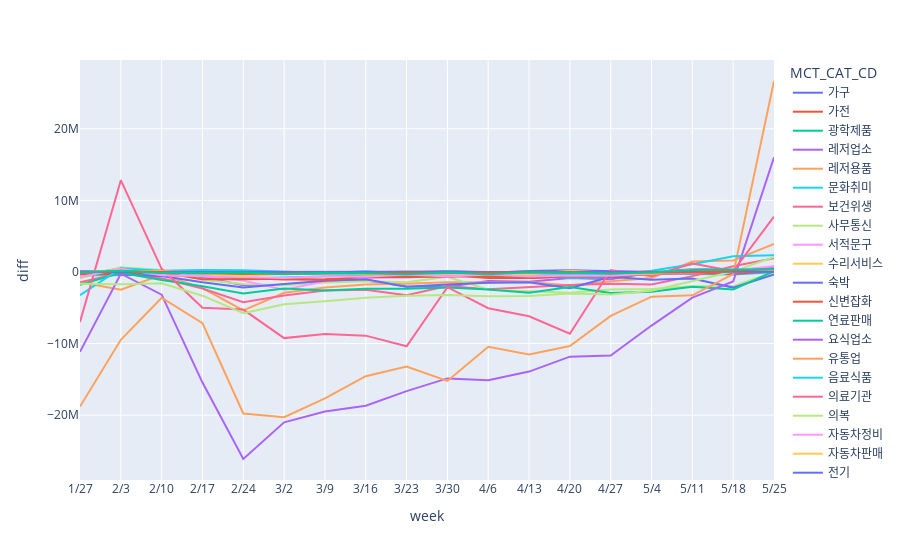

Write notebook code for a chart like this one.
### Code cell
fig = px.line(total_diff2, x="week", y="diff", color='MCT_CAT_CD')

fig.update_layout(
    xaxis = dict(
        tickmode = 'array',
        tickvals = np.arange(0, len(test2)),
        ticktext = test2
    )
)
fig.show()

### Figure 1 — Plotly figure (JSON) as saved in the notebook; plotly's stock layout.template omitted (floating-point values rounded to 4 significant figures)
{"data": [{"hovertemplate": "MCT_CAT_CD=가구<br>week=%{x}<br>diff=%{y}<extra></extra>", "legendgroup": "가구", "line": {"color": "#636efa", "dash": "solid"}, "mode": "lines", "name": "가구", "orientation": "v", "showlegend": true, "type": "scatter", "x": [5, 6, 7, 8, 9, 10, 11, 12, 13, 14, 15, 16, 17, 18, 19, 20, 21, 22], "xaxis": "x", "y": [111187, 127433, 115650, -117208, -220387, -23848, -169716, -212750, -39756, 145405, -151986, 134656, 229043, 99781, -14793, 385670, 300760, 510086], "yaxis": "y"}, {"hovertemplate": "MCT_CAT_CD=가전<br>week=%{x}<br>diff=%{y}<extra></extra>", "legendgroup": "가전", "line": {"color": "#EF553B", "dash": "solid"}, "mode": "lines", "name": "가전", "orientation": "v", "showlegend": true, "type": "scatter", "x": [5, 6, 7, 8, 9, 10, 11, 12, 13, 14, 15, 16, 17, 18, 19, 20, 21, 22], "xaxis": "x", "y": [-288983, -226911, -437793, -649619, -904214, -1035874, -1002132, -834455, -479333, -438678, -846093, -841457, -639129, -234612, -306650, -44830, 22582, 178050], "yaxis": "y"}, {"hovertemplate": "MCT_CAT_CD=광학제품<br>week=%{x}<br>diff=%{y}<extra></extra>", "legendgroup": "광학제품", "line": {"color": "#00cc96", "dash": "solid"}, "mode": "lines", "name": "광학제품", "orientation": "v", "showlegend": true, "type": "scatter", "x": [5, 6, 7, 8, 9, 10, 11, 12, 13, 14, 15, 16, 17, 18, 19, 20, 21, 22], "xaxis": "x", "y": [3124, -70075, -86882, -242080, -357230, -262563, -229683, -143321, -409670, 60926, -60672, 55812, -210523, -241818, 7783, 1040, -232816, 19121], "yaxis": "y"}, {"hovertemplate": "MCT_CAT_CD=레저업소<br>week=%{x}<br>diff=%{y}<extra></extra>", "legendgroup": "레저업소", "line": {"color": "#ab63fa", "dash": "solid"}, "mode": "lines", "name": "레저업소", "orientation": "v", "showlegend": true, "type": "scatter", "x": [5, 6, 7, 8, 9, 10, 11, 12, 13, 14, 15, 16, 17, 18, 19, 20, 21, 22], "xaxis": "x", "y": [-444323, 524724, -117169, -707834, -1857542, -1793297, -1364792, -1202537, -2018447, -2068745, -1266039, -1381503, -854330, -1023151, -24441, -75207, -285348, 767917], "yaxis": "y"}, {"hovertemplate": "MCT_CAT_CD=레저용품<br>week=%{x}<br>diff=%{y}<extra></extra>", "legendgroup": "레저용품", "line": {"color": "#FFA15A", "dash": "solid"}, "mode": "lines", "name": "레저용품", "orientation": "v", "showlegend": true, "type": "scatter", "x": [5, 6, 7, 8, 9, 10, 11, 12, 13, 14, 15, 16, 17, 18, 19, 20, 21, 22], "xaxis": "x", "y": [-1440282, -2465272, -402523, -2243492, -5370913, -2914368, -2169969, -1743699, -1641864, -1429209, -1476488, -1411388, -1897487, -1290939, -840965, 1457674, 1604504, 3932281], "yaxis": "y"}, {"hovertemplate": "MCT_CAT_CD=문화취미<br>week=%{x}<br>diff=%{y}<extra></extra>", "legendgroup": "문화취미", "line": {"color": "#19d3f3", "dash": "solid"}, "mode": "lines", "name": "문화취미", "orientation": "v", "showlegend": true, "type": "scatter", "x": [5, 6, 7, 8, 9, 10, 11, 12, 13, 14, 15, 16, 17, 18, 19, 20, 21, 22], "xaxis": "x", "y": [-476547, -469111, -379300, -587143, -965054, -783278, -670713, -463407, -563584, -369792, -381400, -438002, -805299, -721311, -219859, -272296, -350606, -28673], "yaxis": "y"}, {"hovertemplate": "MCT_CAT_CD=보건위생<br>week=%{x}<br>diff=%{y}<extra></extra>", "legendgroup": "보건위생", "line": {"color": "#FF6692", "dash": "solid"}, "mode": "lines", "name": "보건위생", "orientation": "v", "showlegend": true, "type": "scatter", "x": [5, 6, 7, 8, 9, 10, 11, 12, 13, 14, 15, 16, 17, 18, 19, 20, 21, 22], "xaxis": "x", "y": [-1437962, -157364, -884317, -2299380, -4217727, -3300864, -2605850, -2478281, -3237326, -1976876, -2402963, -2074671, -1825186, -1657565, -1759587, -578466, 807856, 1929494], "yaxis": "y"}, {"hovertemplate": "MCT_CAT_CD=사무통신<br>week=%{x}<br>diff=%{y}<extra></extra>", "legendgroup": "사무통신", "line": {"color": "#B6E880", "dash": "solid"}, "mode": "lines", "name": "사무통신", "orientation": "v", "showlegend": true, "type": "scatter", "x": [5, 6, 7, 8, 9, 10, 11, 12, 13, 14, 15, 16, 17, 18, 19, 20, 21, 22], "xaxis": "x", "y": [-887131, 665112, 283432, -1078088, -1689319, -1854430, -1455038, -1296789, -1430505, -659018, -2490556, -2694359, -2894468, -2461213, -2383256, -1999732, -1987596, -23894], "yaxis": "y"}, {"hovertemplate": "MCT_CAT_CD=서적문구<br>week=%{x}<br>diff=%{y}<extra></extra>", "legendgroup": "서적문구", "line": {"color": "#FF97FF", "dash": "solid"}, "mode": "lines", "name": "서적문구", "orientation": "v", "showlegend": true, "type": "scatter", "x": [5, 6, 7, 8, 9, 10, 11, 12, 13, 14, 15, 16, 17, 18, 19, 20, 21, 22], "xaxis": "x", "y": [-418014, 347834, -376119, -554452, -1210855, -2471672, -1301028, -809211, -823679, -431754, -351228, -430609, -64933, -280605, -140, -16352, 772, 406764], "yaxis": "y"}, {"hovertemplate": "MCT_CAT_CD=수리서비스<br>week=%{x}<br>diff=%{y}<extra></extra>", "legendgroup": "수리서비스", "line": {"color": "#FECB52", "dash": "solid"}, "mode": "lines", "name": "수리서비스", "orientation": "v", "showlegend": true, "type": "scatter", "x": [5, 6, 7, 8, 9, 10, 11, 12, 13, 14, 15, 16, 17, 18, 19, 20, 21, 22], "xaxis": "x", "y": [-72264, 154434, 7907, -64777, -78634, -292665, -1834, -70949, 140300, 41152, 60731, -17002, -121296, -107393, 52778, 147548, 64242, 127828], "yaxis": "y"}, {"hovertemplate": "MCT_CAT_CD=숙박<br>week=%{x}<br>diff=%{y}<extra></extra>", "legendgroup": "숙박", "line": {"color": "#636efa", "dash": "solid"}, "mode": "lines", "name": "숙박", "orientation": "v", "showlegend": true, "type": "scatter", "x": [5, 6, 7, 8, 9, 10, 11, 12, 13, 14, 15, 16, 17, 18, 19, 20, 21, 22], "xaxis": "x", "y": [-128516, -382808, -562557, -1435142, -2173390, -1667320, -1222206, -1019474, -2059199, -1757075, -1507284, -1434409, -2262574, -658825, -1082431, -901282, -2184104, -339949], "yaxis": "y"}, {"hovertemplate": "MCT_CAT_CD=신변잡화<br>week=%{x}<br>diff=%{y}<extra></extra>", "legendgroup": "신변잡화", "line": {"color": "#EF553B", "dash": "solid"}, "mode": "lines", "name": "신변잡화", "orientation": "v", "showlegend": true, "type": "scatter", "x": [5, 6, 7, 8, 9, 10, 11, 12, 13, 14, 15, 16, 17, 18, 19, 20, 21, 22], "xaxis": "x", "y": [-283181, -267799, -89947, -1018251, -1021970, -942092, -1115806, -667396, -694139, -659592, -516748, -844695, -588045, -623671, -317070, -145220, -288283, 113817], "yaxis": "y"}, {"hovertemplate": "MCT_CAT_CD=연료판매<br>week=%{x}<br>diff=%{y}<extra></extra>", "legendgroup": "연료판매", "line": {"color": "#00cc96", "dash": "solid"}, "mode": "lines", "name": "연료판매", "orientation": "v", "showlegend": true, "type": "scatter", "x": [5, 6, 7, 8, 9, 10, 11, 12, 13, 14, 15, 16, 17, 18, 19, 20, 21, 22], "xaxis": "x", "y": [-1779392, -103549, -1127708, -1988438, -2995884, -2313138, -2586839, -2337167, -2334798, -2154457, -2440562, -2913877, -2102367, -2939046, -2777717, -2066211, -2454543, 103849], "yaxis": "y"}, {"hovertemplate": "MCT_CAT_CD=요식업소<br>week=%{x}<br>diff=%{y}<extra></extra>", "legendgroup": "요식업소", "line": {"color": "#ab63fa", "dash": "solid"}, "mode": "lines", "name": "요식업소", "orientation": "v", "showlegend": true, "type": "scatter", "x": [5, 6, 7, 8, 9, 10, 11, 12, 13, 14, 15, 16, 17, 18, 19, 20, 21, 22], "xaxis": "x", "y": [-11153148, -247275, -3168656, -15450529, -26124364, -21004826, -19497317, -18693290, -16645021, -14866225, -15139560, -13912293, -11825844, -11662262, -7484443, -3588956, -1333327, 16009090], "yaxis": "y"}, {"hovertemplate": "MCT_CAT_CD=유통업<br>week=%{x}<br>diff=%{y}<extra></extra>", "legendgroup": "유통업", "line": {"color": "#FFA15A", "dash": "solid"}, "mode": "lines", "name": "유통업", "orientation": "v", "showlegend": true, "type": "scatter", "x": [5, 6, 7, 8, 9, 10, 11, 12, 13, 14, 15, 16, 17, 18, 19, 20, 21, 22], "xaxis": "x", "y": [-18802479, -9468995, -3592701, -7143528, -19771262, -20287592, -17664072, -14553791, -13204202, -15218102, -10446053, -11515797, -10349715, -6136349, -3450724, -3268825, -305007, 26672990], "yaxis": "y"}, {"hovertemplate": "MCT_CAT_CD=음료식품<br>week=%{x}<br>diff=%{y}<extra></extra>", "legendgroup": "음료식품", "line": {"color": "#19d3f3", "dash": "solid"}, "mode": "lines", "name": "음료식품", "orientation": "v", "showlegend": true, "type": "scatter", "x": [5, 6, 7, 8, 9, 10, 11, 12, 13, 14, 15, 16, 17, 18, 19, 20, 21, 22], "xaxis": "x", "y": [-3252862, 506851, 180623, 283489, 249937, 15806, -147465, 85588, -206656, 84694, -29211, -221139, -265028, -418114, 160517, 1089024, 2203755, 2327961], "yaxis": "y"}, {"hovertemplate": "MCT_CAT_CD=의료기관<br>week=%{x}<br>diff=%{y}<extra></extra>", "legendgroup": "의료기관", "line": {"color": "#FF6692", "dash": "solid"}, "mode": "lines", "name": "의료기관", "orientation": "v", "showlegend": true, "type": "scatter", "x": [5, 6, 7, 8, 9, 10, 11, 12, 13, 14, 15, 16, 17, 18, 19, 20, 21, 22], "xaxis": "x", "y": [-6976936, 12821060, 436471, -4985680, -5257384, -9238601, -8666713, -8895641, -10379582, -2127047, -5068047, -6180817, -8621681, 266378, -594320, 1179755, 122720, 7729213], "yaxis": "y"}, {"hovertemplate": "MCT_CAT_CD=의복<br>week=%{x}<br>diff=%{y}<extra></extra>", "legendgroup": "의복", "line": {"color": "#B6E880", "dash": "solid"}, "mode": "lines", "name": "의복", "orientation": "v", "showlegend": true, "type": "scatter", "x": [5, 6, 7, 8, 9, 10, 11, 12, 13, 14, 15, 16, 17, 18, 19, 20, 21, 22], "xaxis": "x", "y": [-1662177, -1723193, -1578132, -3310919, -5771283, -4516691, -4077216, -3598283, -3310620, -3224928, -3399392, -3365384, -3013294, -3142697, -2626768, -1243313, 63602, 2089680], "yaxis": "y"}, {"hovertemplate": "MCT_CAT_CD=자동차정비<br>week=%{x}<br>diff=%{y}<extra></extra>", "legendgroup": "자동차정비", "line": {"color": "#FF97FF", "dash": "solid"}, "mode": "lines", "name": "자동차정비", "orientation": "v", "showlegend": true, "type": "scatter", "x": [5, 6, 7, 8, 9, 10, 11, 12, 13, 14, 15, 16, 17, 18, 19, 20, 21, 22], "xaxis": "x", "y": [-700070, 438685, -455539, -616548, -732592, -840523, -595078, -679934, -368645, -631794, -368023, -636661, -476499, -527726, -208976, -158126, 249404, 805663], "yaxis": "y"}, {"hovertemplate": "MCT_CAT_CD=자동차판매<br>week=%{x}<br>diff=%{y}<extra></extra>", "legendgroup": "자동차판매", "line": {"color": "#FECB52", "dash": "solid"}, "mode": "lines", "name": "자동차판매", "orientation": "v", "showlegend": true, "type": "scatter", "x": [5, 6, 7, 8, 9, 10, 11, 12, 13, 14, 15, 16, 17, 18, 19, 20, 21, 22], "xaxis": "x", "y": [-27103, 139117, 94932, -211008, -567403, -216760, -13776, -350047, -219372, -197357, -130747, -326471, 179249, -106557, -253483, 350291, 49023, 122520], "yaxis": "y"}, {"hovertemplate": "MCT_CAT_CD=전기<br>week=%{x}<br>diff=%{y}<extra></extra>", "legendgroup": "전기", "line": {"color": "#636efa", "dash": "solid"}, "mode": "lines", "name": "전기", "orientation": "v", "showlegend": true, "type": "scatter", "x": [5, 6, 7, 8, 9, 10, 11, 12, 13, 14, 15, 16, 17, 18, 19, 20, 21, 22], "xaxis": "x", "y": [-19224, 21241, -39265, -9002, 9573, 21216, 19171, -38150, 2217, 12863, 86, -976, 15097, 13999, -12700, 26704, -8132, 24179], "yaxis": "y"}, {"hovertemplate": "MCT_CAT_CD=주방용구<br>week=%{x}<br>diff=%{y}<extra></extra>", "legendgroup": "주방용구", "line": {"color": "#EF553B", "dash": "solid"}, "mode": "lines", "name": "주방용구", "orientation": "v", "showlegend": true, "type": "scatter", "x": [5, 6, 7, 8, 9, 10, 11, 12, 13, 14, 15, 16, 17, 18, 19, 20, 21, 22], "xaxis": "x", "y": [-82592, 136705, -18909, -185537, -234622, -209262, -169996, -115208, -172620, -122945, -109290, -62332, -43498, -195034, -42316, -61254, 184935, 405676], "yaxis": "y"}, {"hovertemplate": "MCT_CAT_CD=직물<br>week=%{x}<br>diff=%{y}<extra></extra>", "legendgroup": "직물", "line": {"color": "#00cc96", "dash": "solid"}, "mode": "lines", "name": "직물", "orientation": "v", "showlegend": true, "type": "scatter", "x": [5, 6, 7, 8, 9, 10, 11, 12, 13, 14, 15, 16, 17, 18, 19, 20, 21, 22], "xaxis": "x", "y": [-83773, 182739, -128302, -150039, -79929, -329436, -98256, -196076, -325945, -78078, -321091, -48554, -73511, -208371, -69253, 290496, 374300, 392370], "yaxis": "y"}], "layout": {"legend": {"title": {"text": "MCT_CAT_CD"}, "tracegroupgap": 0}, "margin": {"t": 60}, "xaxis": {"anchor": "y", "domain": [0, 1], "tickmode": "array", "ticktext": ["12/23", "12/30", "1/6", "1/13", "1/20", "1/27", "2/3", "2/10", "2/17", "2/24", "3/2", "3/9", "3/16", "3/23", "3/30", "4/6", "4/13", "4/20", "4/27", "5/4", "5/11", "5/18", "5/25", "6/1", "6/8", "6/15", "6/22", "6/29", "7/6", "7/13", "7/20", "7/27", "8/3", "8/10", "8/17", "8/24", "8/31", "9/7", "9/14", "9/21", "9/28", "10/5", "10/12", "10/19", "10/26", "11/2", "11/9", "11/16", "11/23", "11/30", "12/7", "12/14"], "tickvals": [0, 1, 2, 3, 4, 5, 6, 7, 8, 9, 10, 11, 12, 13, 14, 15, 16, 17, 18, 19, 20, 21, 22, 23, 24, 25, 26, 27, 28, 29, 30, 31, 32, 33, 34, 35, 36, 37, 38, 39, 40, 41, 42, 43, 44, 45, 46, 47, 48, 49, 50, 51], "title": {"text": "week"}}, "yaxis": {"anchor": "x", "domain": [0, 1], "title": {"text": "diff"}}}}
